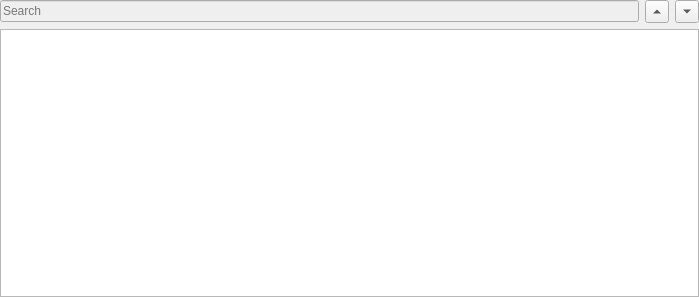
<?xml version="1.0" encoding="UTF-8"?>
<ui version="4.0">
 <class>StringsWidget</class>
 <widget class="QWidget" name="StringsWidget">
  <property name="geometry">
   <rect>
    <x>0</x>
    <y>0</y>
    <width>699</width>
    <height>297</height>
   </rect>
  </property>
  <property name="windowTitle">
   <string>Form</string>
  </property>
  <layout class="QVBoxLayout" name="verticalLayout" stretch="0,1">
   <property name="margin">
    <number>0</number>
   </property>
   <item>
    <layout class="QHBoxLayout" name="horizontalLayout" stretch="1,0,0">
     <item>
      <widget class="QLineEdit" name="leSearch">
       <property name="enabled">
        <bool>false</bool>
       </property>
       <property name="frame">
        <bool>true</bool>
       </property>
       <property name="placeholderText">
        <string>Search</string>
       </property>
      </widget>
     </item>
     <item>
      <widget class="QToolButton" name="tbSearchUp">
       <property name="text">
        <string>...</string>
       </property>
       <property name="arrowType">
        <enum>Qt::UpArrow</enum>
       </property>
      </widget>
     </item>
     <item>
      <widget class="QToolButton" name="tbSearchDown">
       <property name="text">
        <string>...</string>
       </property>
       <property name="arrowType">
        <enum>Qt::DownArrow</enum>
       </property>
      </widget>
     </item>
    </layout>
   </item>
   <item>
    <widget class="QTreeView" name="stringList">
     <property name="contextMenuPolicy">
      <enum>Qt::CustomContextMenu</enum>
     </property>
     <property name="editTriggers">
      <set>QAbstractItemView::NoEditTriggers</set>
     </property>
     <property name="showDropIndicator" stdset="0">
      <bool>true</bool>
     </property>
     <property name="alternatingRowColors">
      <bool>true</bool>
     </property>
     <property name="rootIsDecorated">
      <bool>false</bool>
     </property>
     <property name="uniformRowHeights">
      <bool>true</bool>
     </property>
     <property name="itemsExpandable">
      <bool>false</bool>
     </property>
     <property name="expandsOnDoubleClick">
      <bool>false</bool>
     </property>
    </widget>
   </item>
  </layout>
 </widget>
 <resources/>
 <connections/>
</ui>
